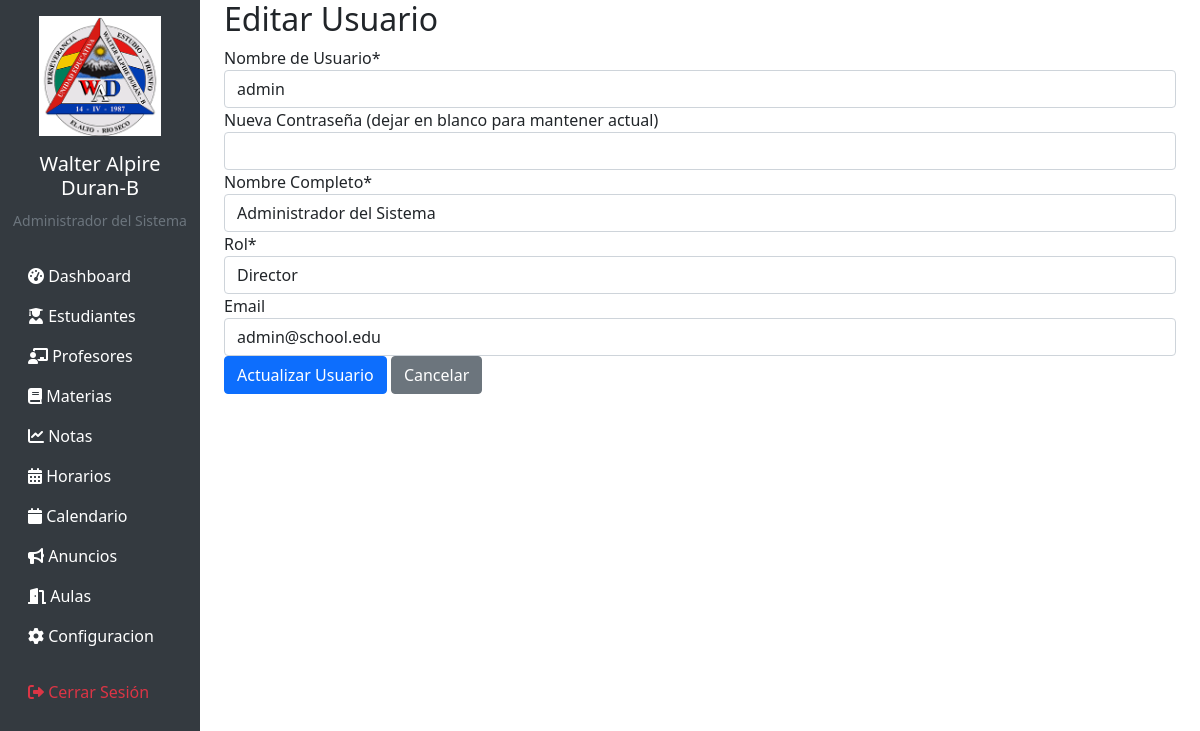
Page /users/edit/1 (signed in) on the committed database.
### tables this page shows
CREATE TABLE users (
            id INTEGER PRIMARY KEY AUTOINCREMENT,
            username TEXT UNIQUE NOT NULL,
            password TEXT NOT NULL,
            role TEXT NOT NULL CHECK (role IN ('director', 'profesor', 'padre')),
            full_name TEXT NOT NULL,
            email TEXT,
            created_at TIMESTAMP DEFAULT CURRENT_TIMESTAMP
        );

### app.py (the view, shortened to what this page needs)
@app.route('/users/edit/<int:id>', methods=['GET', 'POST'])
@login_required
@role_required(['director'])
def edit_user(id):
    conn = get_db_connection()
    user = conn.execute('SELECT * FROM users WHERE id = ?', (id,)).fetchone()
    if not user:
        flash('Usuario no encontrado.', 'error')
        conn.close()
        return redirect(url_for('list_users'))
    return render_template('users/edit.html', user=user)

### app.py (called while the page is built)
def get_db_connection():
    conn = sqlite3.connect(DATABASE)
    conn.row_factory = sqlite3.Row
    return conn

def login_required(f):
    @wraps(f)
    def decorated_function(*args, **kwargs):
        if 'user_id' not in session:
            return redirect(url_for('login'))
        return f(*args, **kwargs)
    return decorated_function

def role_required(roles):
    def decorator(f):
        @wraps(f)
        def decorated_function(*args, **kwargs):
            if 'user_role' not in session or session['user_role'] not in roles:
                flash('No tienes permisos para acceder a esta página.', 'error')
                return redirect(url_for('dashboard'))
            return f(*args, **kwargs)
        return decorated_function
    return decorator

### templates/users/edit.html (shortened to what this page needs)
{% extends 'base.html' %}
{% block content %}
<h2>Editar Usuario</h2>
<form method="POST">
    <div class="form-group">
        <label for="username">Nombre de Usuario*</label>
        <input type="text" class="form-control" id="username" name="username" value="{{ user.username }}" required>
    </div>
    <div class="form-group">
        <label for="new_password">Nueva Contraseña (dejar en blanco para mantener actual)</label>
        <input type="password" class="form-control" id="new_password" name="new_password">
    </div>
    <div class="form-group">
        <label for="full_name">Nombre Completo*</label>
        <input type="text" class="form-control" id="full_name" name="full_name" value="{{ user.full_name }}" required>
    </div>
    <div class="form-group">
        <label for="role">Rol*</label>
        <select class="form-control" id="role" name="role" required>
            <option value="director" {% if user.role == 'director' %}selected{% endif %}>Director</option>
        </select>
    </div>
    <div class="form-group">
        <label for="email">Email</label>
        <input type="email" class="form-control" id="email" name="email" value="{{ user.email }}">
    </div>
    <button type="submit" class="btn btn-primary">Actualizar Usuario</button>
    <a href="{{ url_for('list_users') }}" class="btn btn-secondary">Cancelar</a>
</form>
{% endblock %}

### templates/base.html (shortened to what this page needs)
<!DOCTYPE html>
<html lang="es">
<head>
    <link href="https://cdn.jsdelivr.net/npm/bootstrap@5.1.3/dist/css/bootstrap.min.css" rel="stylesheet">
    <link href="https://cdnjs.cloudflare.com/ajax/libs/font-awesome/6.0.0/css/all.min.css" rel="stylesheet">
    <link href="https://cdn.jsdelivr.net/npm/fullcalendar@6.1.8/index.global.min.css" rel="stylesheet">
</head>
<body>
    {% if session.user_id %}
    <div class="container-fluid">
        <div class="row">
            <nav class="col-md-3 col-lg-2 d-md-block sidebar collapse">
                <div class="position-sticky pt-3">
                    <div class="text-center mb-4">
<div class="text-center mb-3">
    <img src="{{ url_for('static', filename='img/favicon.png') }}" alt="Escudo" class="img-fluid" style="max-height: 120px;">
</div>
                        <h5 class="text-white">Walter Alpire Duran-B</h5>
                        <small class="text-muted">{{ session.full_name }}</small>
                    </div>
                    <ul class="nav flex-column">
                        <li class="nav-item">
                            <a class="nav-link" href="{{ url_for('dashboard') }}">
                                <i class="fas fa-tachometer-alt"></i> Dashboard
                            </a>
                        </li>
                        {% if session.user_role in ['director', 'profesor'] %}
                        <li class="nav-item">
                            <a class="nav-link" href="{{ url_for('list_students') }}">
                                <i class="fas fa-user-graduate"></i> Estudiantes
                            </a>
                        </li>
                        {% endif %}
                        {% if session.user_role == 'director' %}
                        <li class="nav-item">
                            <a class="nav-link" href="{{ url_for('list_teachers') }}">
                                <i class="fas fa-chalkboard-teacher"></i> Profesores
                            </a>
                        </li>
                        <li class="nav-item">
                            <a class="nav-link" href="{{ url_for('list_subjects') }}">
                                <i class="fas fa-book"></i> Materias
                            </a>
                        </li>
                        {% endif %}
                        <li class="nav-item">
                            <a class="nav-link" href="{{ url_for('list_grades') }}">
                                <i class="fas fa-chart-line"></i> Notas
                            </a>
                        </li>
                        <li class="nav-item">
                            <a class="nav-link" href="{{ url_for('list_schedules') }}">
                                <i class="fas fa-calendar-alt"></i> Horarios
                            </a>
                        </li>
                        <li class="nav-item">
                            <a class="nav-link" href="{{ url_for('schedule_calendar') }}">
                                <i class="fas fa-calendar"></i> Calendario
                            </a>
                        </li>
                        <li class="nav-item">
                            <a class="nav-link" href="{{ url_for('list_announcements') }}">
                                <i class="fas fa-bullhorn"></i> Anuncios
                            </a>
                        </li>
                        {% if session.user_role in ['director', 'profesor'] %}
                        <li class="nav-item">
                            <a class="nav-link" href="{{ url_for('list_rooms') }}">
                                <i class="fas fa-door-open"></i> Aulas
                            </a>
                        </li>
                        {% endif %}
                        {% if session.user_role == 'director' %}
                        <li class="nav-item">
                            <a class="nav-link" href="{{ url_for('list_users') }}">
                                <i class="fas fa-gear"></i> Configuracion
                            </a>
                        </li>
                        {% endif %}
                        <li class="nav-item mt-3">
                            <a class="nav-link text-danger" href="{{ url_for('logout') }}">
                                <i class="fas fa-sign-out-alt"></i> Cerrar Sesión
                            </a>
                        </li>
                    </ul>
                </div>
            </nav>
            <main class="col-md-9 ms-sm-auto col-lg-10 px-md-4 main-content">
                {% endif %}
                {% block content %}{% endblock %}
                {% if session.user_id %}
            </main>
        </div>
    </div>
    {% endif %}
</body>
</html>

### templates/base.html (style rules this page uses)
.sidebar { min-height: 100vh; background-color: #343a40; }
.sidebar .nav-link { color: #fff; }
.main-content { margin-left: 0; }
@media (min-width: 768px) { .main-content { margin-left: 250px; } }

### rows in the picture
users: full_name "Administrador del Sistema", username "admin", role "Director", email "admin@school.edu"
